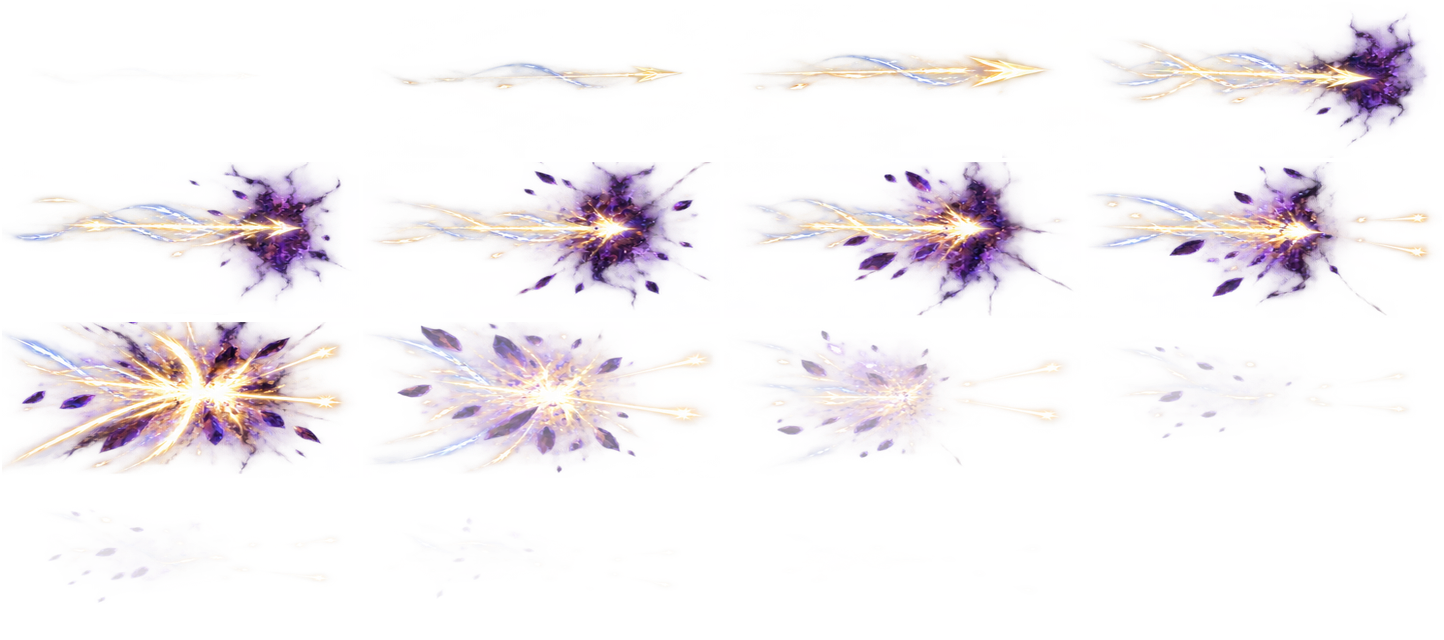
#> input picture tools/vfx-lab/custom-assets/cleric-signature-t01-t20-intuitive-imagegen-refined-v1/cleric_t01_c01.png, 1444 x 640 px
$ python extract_black_matte_alpha.py custom-assets/cleric-signature-t01-t20-intuitive-imagegen-refined-v1/cleric_t01_c01.png out.png
#> lines starting #> are read from the running program, lines starting #| are printed output that depends on the picture
#!/usr/bin/env python3
"""Recover straight-alpha RGBA VFX from a uniform black generation matte."""

from __future__ import annotations

import argparse
from pathlib import Path

import numpy as np
from PIL import Image


def extract(source: Path, destination: Path, threshold: float, opacity_gamma: float) -> None:
#> called with threshold = 8, opacity_gamma = 0.68
    with Image.open(source) as opened:
#> opened is the input picture: PIL image 1444x640 RGBA; mean R, G, B, A 74.7, 58.6, 73.4, 29.4
        rgb_image = opened.convert("RGB")
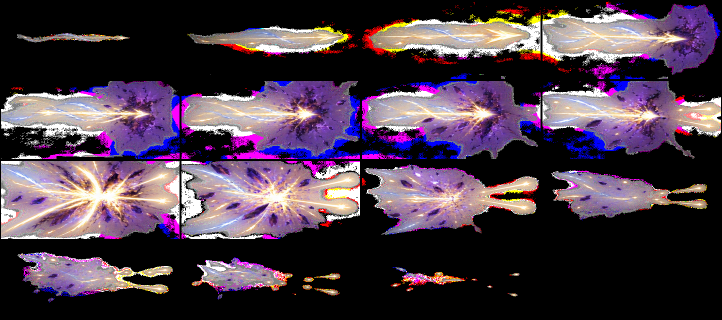
#> rgb_image: PIL image 1444x640 RGB (shown at 1/2 size); mean R, G, B 74.7, 58.6, 73.4

    rgb = np.asarray(rgb_image, dtype=np.float32)
    signal = rgb.max(axis=2)
    normalized = np.clip((signal - threshold) / (255.0 - threshold), 0.0, 1.0)
    alpha = np.power(normalized, opacity_gamma)
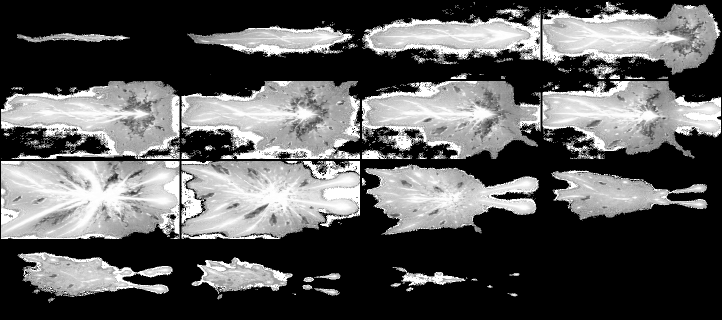
#> alpha: shape (640, 1444) float32 (shown at 1/2 size); min 0, max 1, mean 0.352
    alpha[signal <= threshold] = 0.0

    # Convert black-premultiplied RGB back to straight color. Re-compositing the
    # result over black reproduces the generated colors without white fringes.
    safe_alpha = np.maximum(alpha, 1.0 / 255.0)
    straight_rgb = np.clip(rgb / safe_alpha[..., None], 0.0, 255.0)
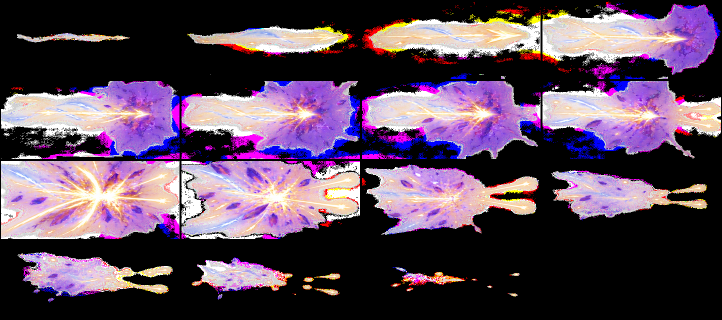
#> straight_rgb: shape (640, 1444, 3) float32 (shown at 1/2 size); mean R, G, B 91.5, 71.6, 91.1
    straight_rgb[alpha == 0.0] = 0.0

    rgba = np.dstack((straight_rgb, np.uint8(np.clip(alpha * 255.0, 0.0, 255.0))))
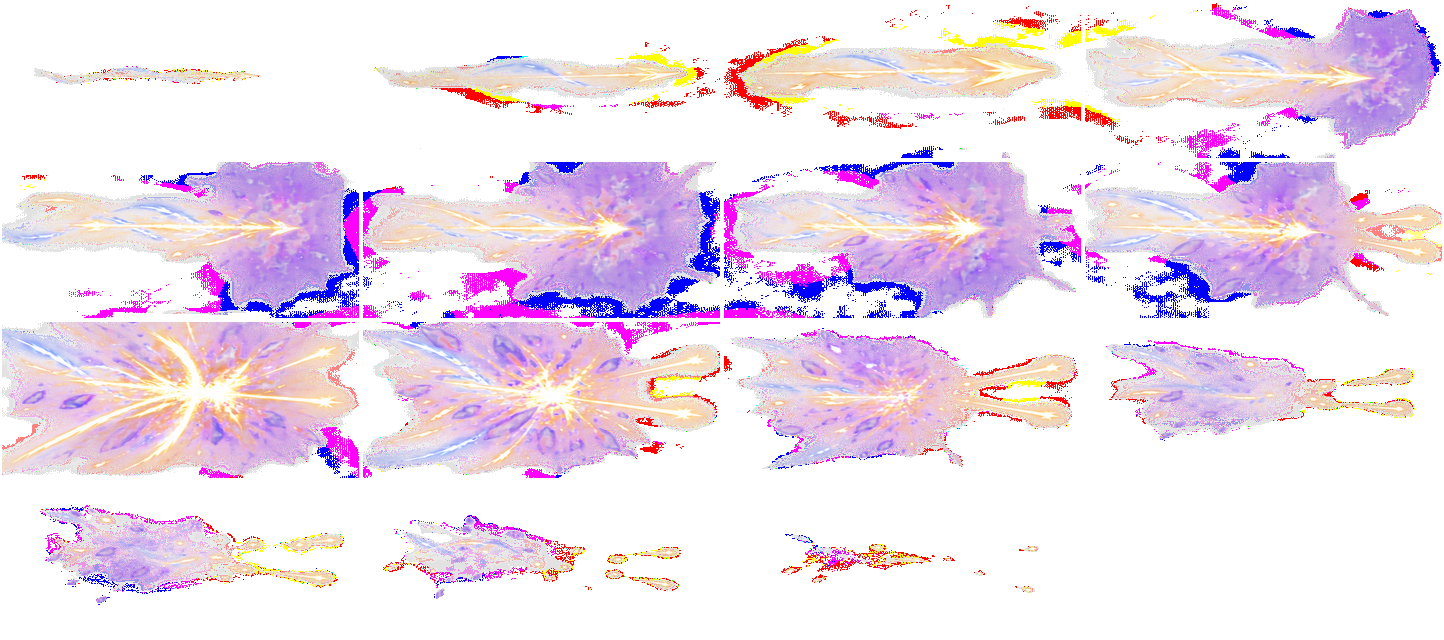
#> rgba: shape (640, 1444, 4) float32; mean R, G, B, A 91.5, 71.6, 91.1, 89.7; transparent parts drawn white
    destination.parent.mkdir(parents=True, exist_ok=True)
    Image.fromarray(np.uint8(rgba)).save(destination, optimize=True)


def main() -> None:
    parser = argparse.ArgumentParser()
    parser.add_argument("source", type=Path)
    parser.add_argument("destination", type=Path)
    parser.add_argument("--threshold", type=float, default=8.0)
    parser.add_argument("--opacity-gamma", type=float, default=0.68)
    args = parser.parse_args()
    extract(args.source, args.destination, args.threshold, args.opacity_gamma)
    print(
        f"extracted={args.destination} threshold={args.threshold:g} "
        f"opacity_gamma={args.opacity_gamma:g}"
    )


if __name__ == "__main__":
    main()

$ run again, on tools/vfx-lab/custom-assets/cleric-signature-t01-t20-intuitive-imagegen-refined-v1/cleric_t16_c01.png
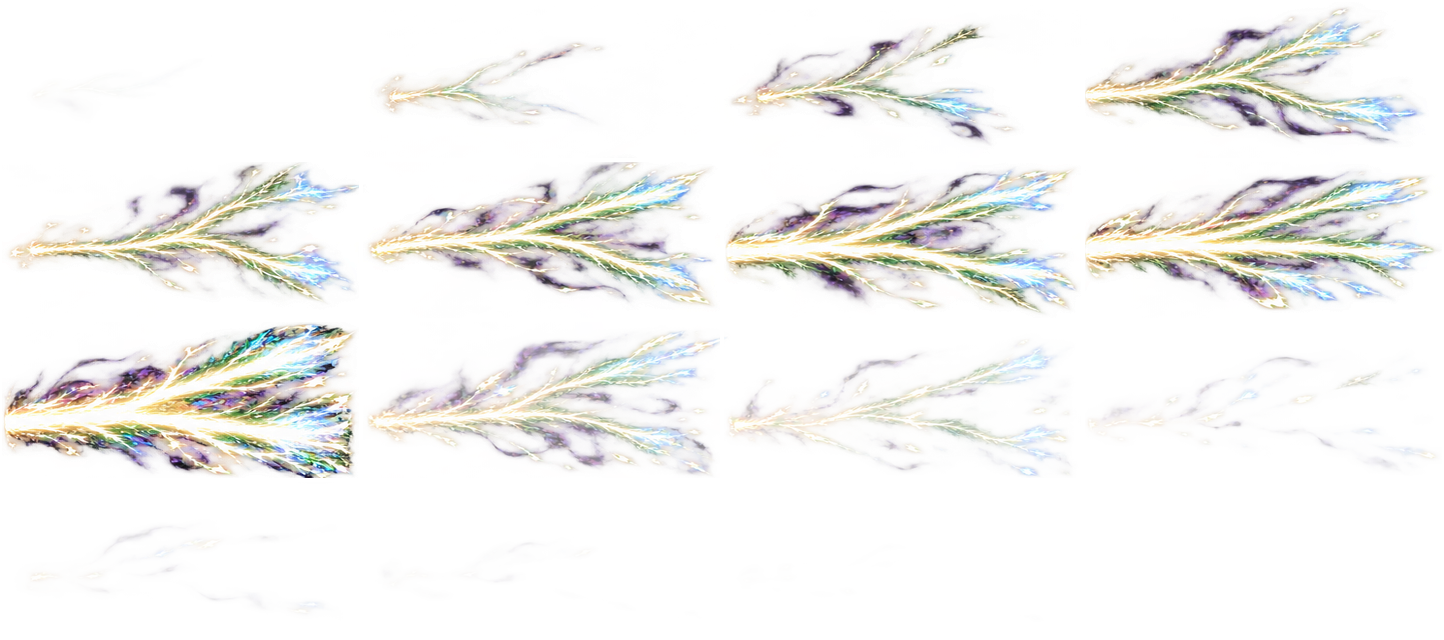
#> input picture tools/vfx-lab/custom-assets/cleric-signature-t01-t20-intuitive-imagegen-refined-v1/cleric_t16_c01.png, 1444 x 640 px
#> in extract, opened is the input picture: PIL image 1444x640 RGBA; mean R, G, B, A 82.5, 77.9, 75.8, 41.2
#> in extract, `straight_rgb = np.clip(rgb / safe_alpha[..., None], 0.0, 255.0)`:
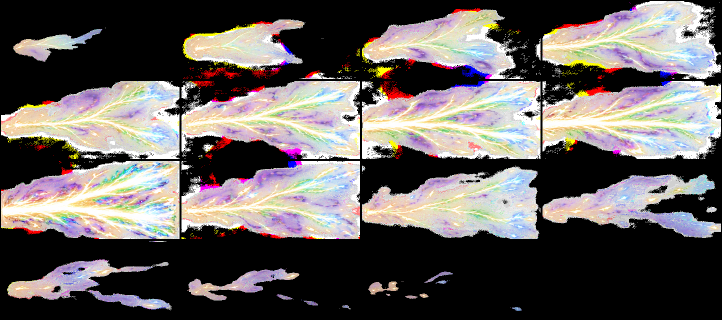
#> straight_rgb: shape (640, 1444, 3) float32 (shown at 1/2 size); mean R, G, B 102.4, 96.7, 95
#> in extract, `rgba = np.dstack((straight_rgb, np.uint8(np.clip(alpha * 255.0, 0.0, 2..`:
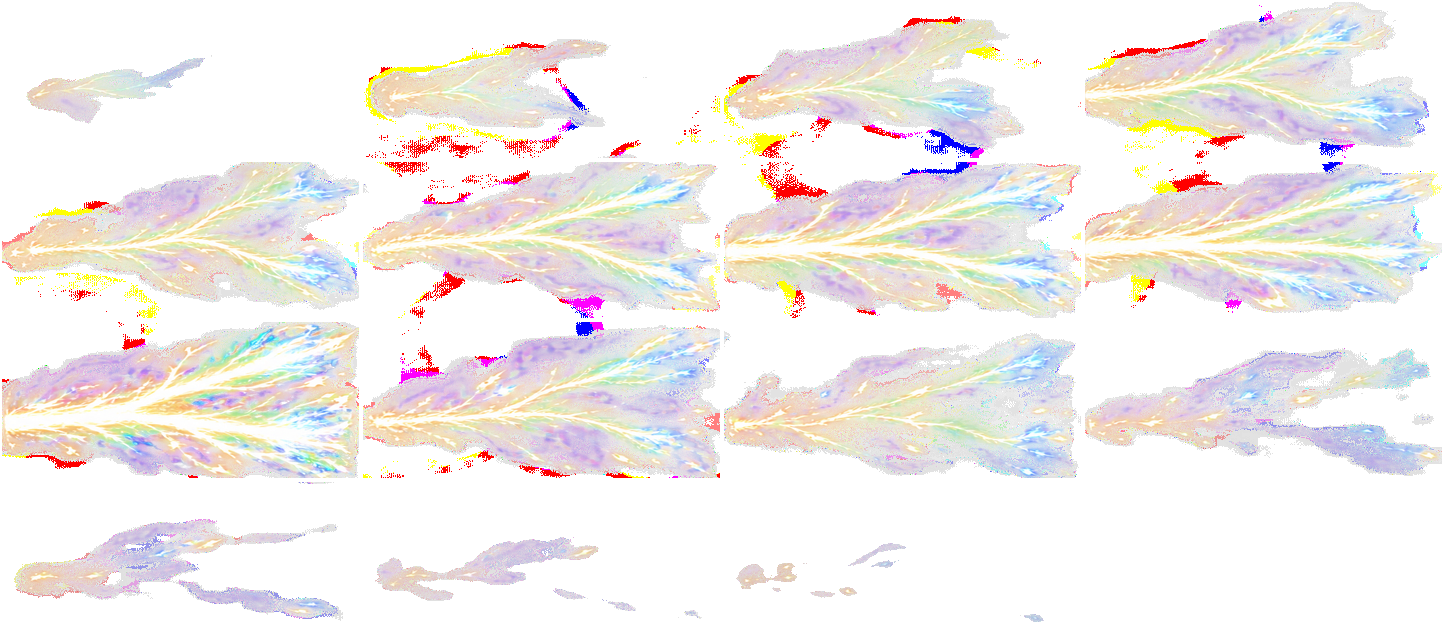
#> rgba: shape (640, 1444, 4) float32; mean R, G, B, A 102.4, 96.7, 95, 94.4; transparent parts drawn white
